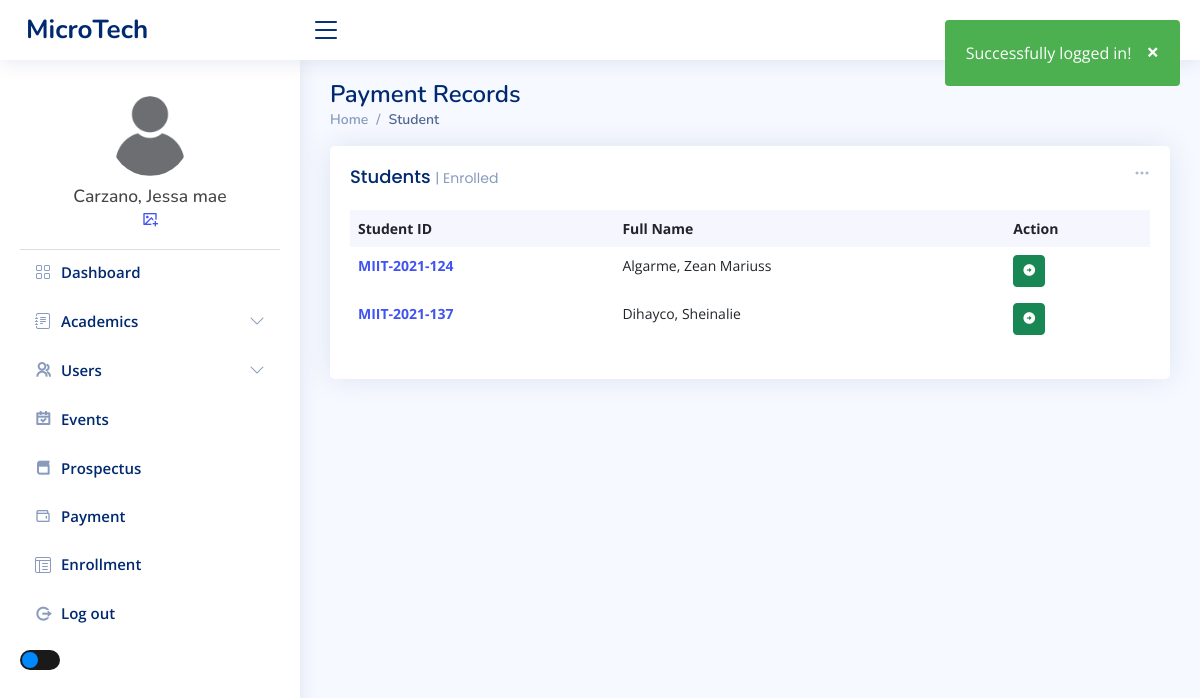
The page /admin/payment.php (signed in) on the database as committed earlier.
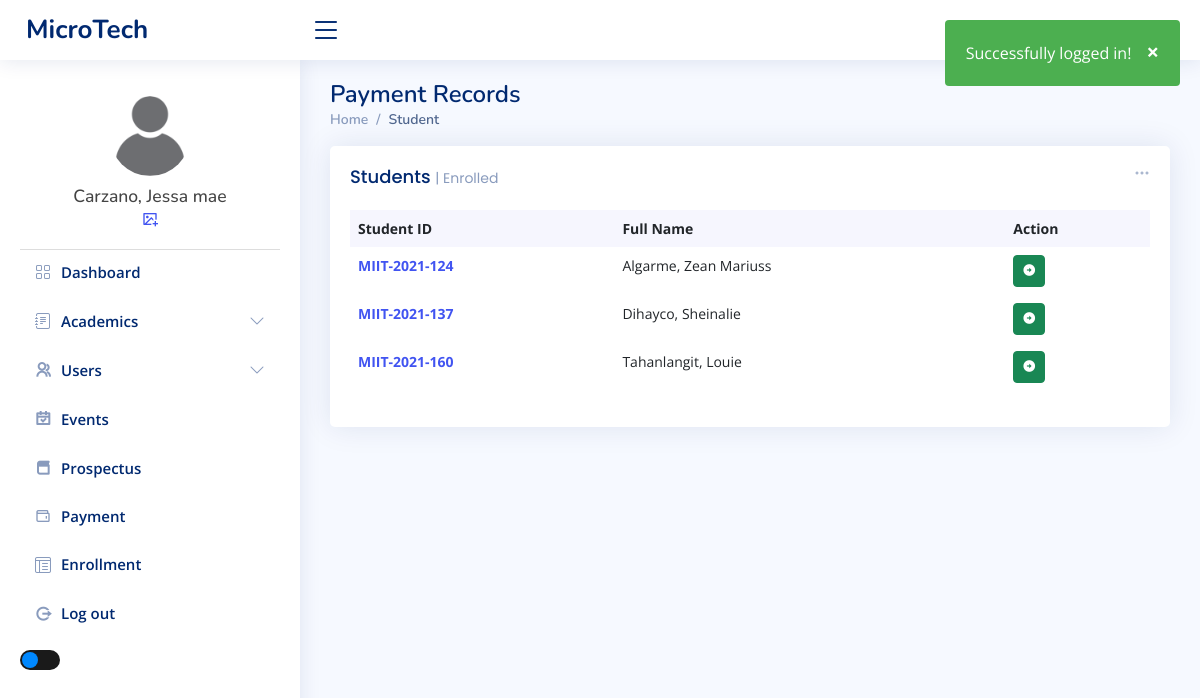
The same page on the database as committed later.
### tables this page shows
CREATE TABLE `tbl_students` (
  `user_id` int(11) NOT NULL,
  `user_name` varchar(50) NOT NULL,
  `lname` varchar(50) NOT NULL,
  `fname` varchar(50) NOT NULL,
  `middleInitial` varchar(10) NOT NULL,
  `Suffix` varchar(15) NOT NULL,
  `course` varchar(50) NOT NULL,
  `year` int(10) NOT NULL,
  `contact` varchar(20) NOT NULL,
  `gender` varchar(10) NOT NULL,
  `bdate` varchar(50) NOT NULL,
  `pob` text NOT NULL,
  `email` varchar(50) NOT NULL,
  `major` varchar(50) NOT NULL,
  `nationality` varchar(20) NOT NULL,
  `civilStatus` varchar(20) NOT NULL,
  `religion` varchar(20) NOT NULL,
  `modality` varchar(20) NOT NULL,
  `fb` varchar(30) NOT NULL,
  `curAddress` varchar(200) NOT NULL,
  `cityAdd` varchar(200) NOT NULL,
  `zipcode` varchar(30) NOT NULL,
  `fatherName` varchar(50) NOT NULL,
  `fwork` varchar(50) NOT NULL,
  `motherName` varchar(50) NOT NULL,
  `mwork` varchar(50) NOT NULL,
  `primarySchool` varchar(100) NOT NULL,
  `primaryAddress` text NOT NULL,
  `primaryCompleted` varchar(30) NOT NULL,
  `entermediateSchool` varchar(100) NOT NULL,
  `entermediateAddress` text NOT NULL,
  `entermediateCompleted` varchar(30) NOT NULL,
  `hsSchool` varchar(100) NOT NULL,
  `hsAddress` text NOT NULL,
  `hsCompleted` varchar(30) NOT NULL,
  `shSchool` varchar(100) NOT NULL,
  `shAddress` text NOT NULL,
  `shCompleted` varchar(30) NOT NULL,
  `collegeSchool` varchar(100) NOT NULL,
  `collegeAddress` text NOT NULL,
  `collegeCompleted` varchar(30) NOT NULL,
  `user_image` varchar(50) NOT NULL,
  `user_role` varchar(50) NOT NULL,
  `user_pass` varchar(50) NOT NULL,
  `semester` int(11) NOT NULL,
  `status` varchar(20) NOT NULL
);

### admin/payment.php (the view, shortened to what this page needs)
<?php
include_once "../templates/header.php";
?>
<main id="main" class="main">
  <div class="pagetitle">
    <h1>Payment Records</h1>
    <nav>
      <ol class="breadcrumb">
        <li class="breadcrumb-item"><a href="index.php">Home</a></li>
        <li class="breadcrumb-item active">Student</li>
      </ol>
    </nav>
  </div>
  <section class="section dashboard">
    <div class="col-12">
      <div class="card recent-sales overflow-auto">
        <div class="filter">
          <a class="icon" href="#" data-bs-toggle="dropdown"><i class="bi bi-three-dots"></i></a>
        </div>
        <div class="card-body">
          <h5 class="card-title">Students <span>| Enrolled</span></h5>
          <table class="table table-borderless datatable">
            <thead>
              <tr>
                <th scope="col">Student ID</th>
                <th scope="col">Full Name</th>
                <th scope="col">Action</th>
              </tr>
            </thead>
            <tbody>
              <?php
              $database = new Connection();
              $db = $database->open();
              try {
                $sql = 'SELECT * FROM tbl_students ORDER BY lname ASC';
                foreach ($db->query($sql) as $row) {
              ?>
                  <tr>
                    <th scope="row"><a href=""><?php echo $row["user_name"] ?></a></th>
                    <td><?php echo $row["lname"] ?>, <?php echo $row["fname"] ?></td>
                    <td>
                      <form action="student_profile.php" method="post">
                        <button type="submit" class="btn btn-sm btn-success" name="submit"><i class="ri-arrow-right-circle-fill"></i></button>
                      </form>
                    </td>
                  </tr>
              <?php
                }
              } catch (PDOException $e) {
                echo "There is some problem in connection: " . $e->getMessage();
              }
              ?>
            </tbody>
          </table>
        </div>
      </div>
    </div>
  </section>
</main>
<?php
include_once "../templates/footer.php";
?>

Rows that differ between the two databases and show on the page:
added tbl_students: user_name "MIIT-2021-160", lname "Tahanlangit", fname "Louie"
